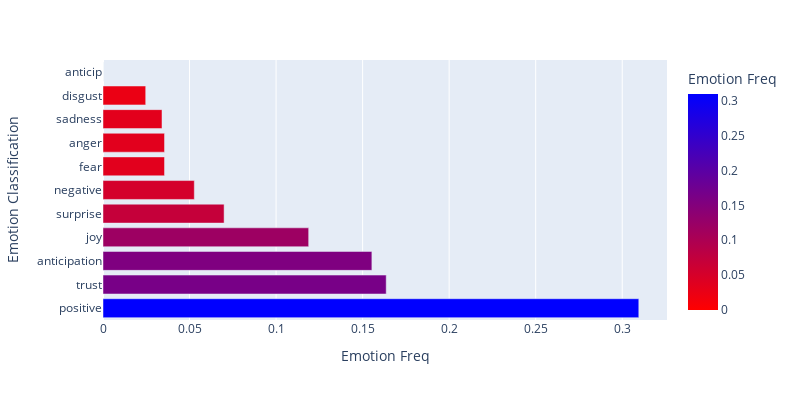

Write notebook code for a chart like this one.
### Code cell
emotion_df = pd.DataFrame.from_dict(n1, orient='index')
emotion_df = emotion_df.reset_index()
emotion_df = emotion_df.rename(columns={'index' : 'Emotion Classification' , 0: 'Emotion Freq'})
emotion_df = emotion_df.sort_values(by=['Emotion Freq'], ascending=False)
import plotly.express as px
fig = px.bar(emotion_df, x='Emotion Freq', y='Emotion Classification', color = 'Emotion Freq', orientation='h',color_continuous_scale='Bluered_r', width = 800, height = 400)
fig.show()

### Figure 1 — Plotly figure (JSON) as saved in the notebook; plotly's stock layout.template omitted (floating-point values rounded to 4 significant figures)
{"data": [{"alignmentgroup": "True", "hovertemplate": "Emotion Freq=%{marker.color}<br>Emotion Classification=%{y}<extra></extra>", "legendgroup": "", "marker": {"color": [0.3096, 0.1636, 0.1554, 0.1188, 0.06997, 0.05276, 0.03555, 0.03555, 0.03409, 0.02468, 0], "coloraxis": "coloraxis", "pattern": {"shape": ""}}, "name": "", "offsetgroup": "", "orientation": "h", "showlegend": false, "textposition": "auto", "type": "bar", "x": [0.3096, 0.1636, 0.1554, 0.1188, 0.06997, 0.05276, 0.03555, 0.03555, 0.03409, 0.02468, 0], "xaxis": "x", "y": ["positive", "trust", "anticipation", "joy", "surprise", "negative", "fear", "anger", "sadness", "disgust", "anticip"], "yaxis": "y"}], "layout": {"barmode": "relative", "coloraxis": {"colorbar": {"title": {"text": "Emotion Freq"}}, "colorscale": [[0, "rgb(255,0,0)"], [1, "rgb(0,0,255)"]]}, "height": 400, "legend": {"tracegroupgap": 0}, "margin": {"t": 60}, "width": 800, "xaxis": {"anchor": "y", "domain": [0, 1], "title": {"text": "Emotion Freq"}}, "yaxis": {"anchor": "x", "domain": [0, 1], "title": {"text": "Emotion Classification"}}}}
